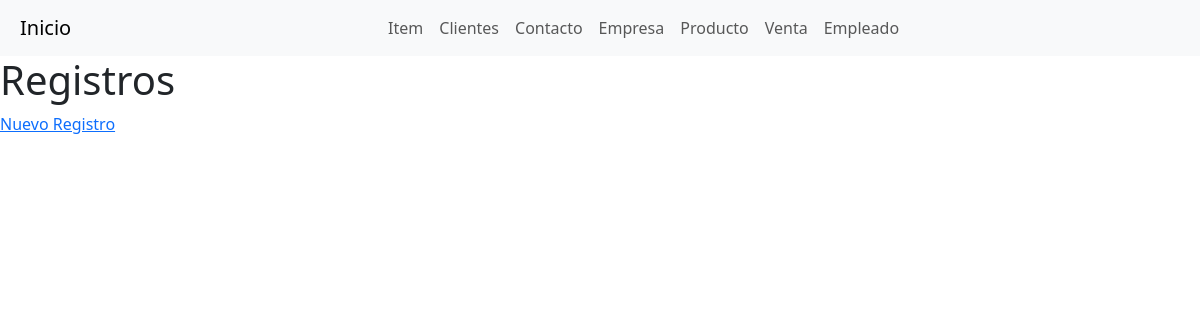
Page /items/ on the earlier database version.
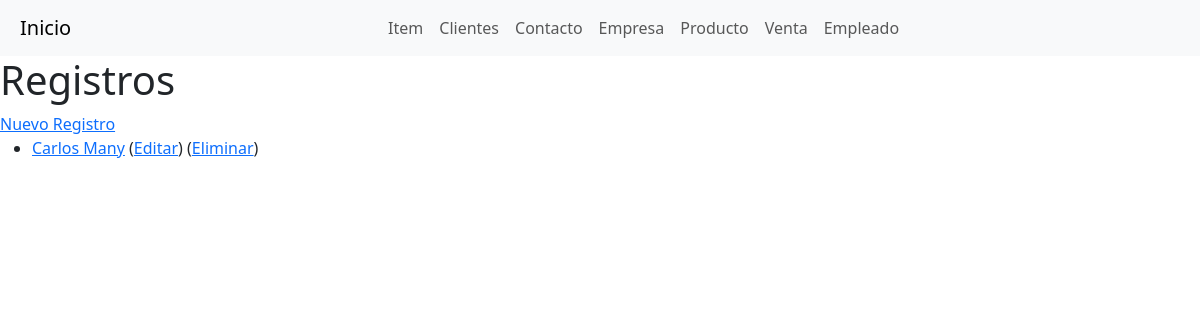
Same page on the later database version.
### myapp/models.py (models this page shows, shortened)
class Item(models.Model):
    name = models.CharField(max_length=100)
    description = models.TextField()
    created_at = models.DateTimeField(auto_now_add=True)
    Empresa = models.CharField(max_length=100, default="Sin empresa")

### myapp/views.py (the view)
# urls.py: path('items/', views.item_list, name='item_list'),
def item_list(request):
    items = Item.objects.all()
    return render(request, 'item_list.html', {'items': items})

### myapp/templates/item_list.html (shortened to what this page needs)
<html>
<head>
    <link href="https://cdn.jsdelivr.net/npm/bootstrap@5.3.3/dist/css/bootstrap.min.css" rel="stylesheet" />
</head>
<body>
    <nav class="navbar navbar-expand-lg navbar-light bg-light">
        <a class="navbar-brand" href="{% url 'admin_dashboard' %}">Inicio</a>
        <div class="collapse navbar-collapse" id="navbarNav">
          <ul class="navbar-nav">
            <li class="nav-item">
              <a class="nav-link" href="{% url 'item_list' %}">Item</a>
            </li>
            <li class="nav-item">
              <a class="nav-link" href="{% url 'cliente_list' %}">Clientes</a>
            </li>
            <li class="nav-item">
              <a class="nav-link" href="{% url 'contacto_list' %}">Contacto</a>
            </li>
            <li class="nav-item">
              <a class="nav-link" href="{% url 'empresa_list' %}">Empresa</a>
            </li>
            <li class="nav-item">
              <a class="nav-link" href="{% url 'producto_list' %}">Producto</a>
            </li>
            <li class="nav-item">
              <a class="nav-link" href="{% url 'venta_list' %}">Venta</a>
            </li>
            <li class="nav-item">
              <a class="nav-link" href="{% url 'empleado_list' %}">Empleado</a>
            </li>
          </ul>
        </div>
      </nav>
    <h1>Registros</h1>
    <a href="{% url 'item_new' %}">Nuevo Registro</a>
    <ul>
        {% for item in items %}
        <li>
            <a href="{% url 'item_detail' item.pk %}">{{ item.name }}</a>
            (<a href="{% url 'item_edit' item.pk %}">Editar</a>)
            (<a href="{% url 'item_delete' item.pk %}">Eliminar</a>)
        </li>
        {% endfor %}
    </ul>
</body>
</html>

Differences in the rows shown:
added Item: name "Carlos Many"
